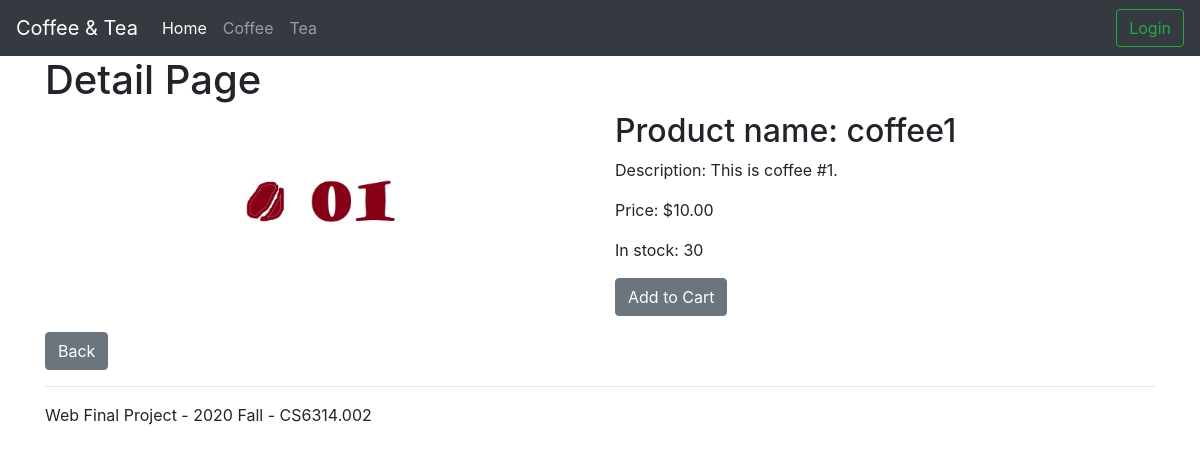
The app's page /detail.php?pid=11 with its own data.
### tables this page shows
CREATE TABLE PRODUCT (
	ProductID	INT AUTO_INCREMENT,
	Name		VARCHAR(50) NOT NULL,
	Price		DECIMAL(10, 2) NOT NULL,
	Num	        INT NOT NULL,
	Category	VARCHAR(50) NOT NULL,
	Description	VARCHAR(200),
	Image		VARCHAR(50),
	Removed		INT NOT NULL DEFAULT 0,	
	PRIMARY KEY (ProductID)
);

### detail.php (the view, shortened to what this page needs)
<!DOCTYPE html>
<html lang="en">
<?php include "partial/header.php"; ?>
<?php
if ($_SERVER["REQUEST_METHOD"] == "GET") {
    if ($_GET["pid"]) {
        $pid = $_GET['pid'];
    } else {
        header("Location: index.php");
    }
}
$ini = parse_ini_file("info.ini");
$conn = mysqli_connect($ini["servername"], $ini["username"], $ini["password"], $ini["dbname"], $ini["portid"]);
$sql = "SELECT * FROM product WHERE ProductID=$pid";
$result = mysqli_query($conn, $sql);
if ($result != null) {
    $row = $result->fetch_assoc();
?>
    <body>
        <?php include "partial/navbar.php"; ?>
        <main>
            <div class="container">
                <h1>Detail Page</h1>
                <div class="row justify-content-center" id="coffee-row">
                    <div class="col-md-4">
                        <img class="item-img" src="img/<?php echo $row["Image"]; ?>" alt="<?php echo $row["Image"]; ?>">
                    </div>
                    <div class="col-md-4">
                        <h2>Product name: <?php echo $row["Name"]; ?></h2>
                        <p>Description: <?php echo $row["Description"]; ?></p>
                        <p>Price: $<?php echo $row["Price"]; ?></p>
                        <p>In stock: <?php echo $row["Num"]; ?></p>
                        <p><a class="btn btn-secondary" href="add_cart.php?pid=<?php echo $pid; ?>">Add to Cart</a></p>
                    </div>
                </div>
                <div class="row justify-content-start">
                    <div class="col-md-4">
                        <a class="btn btn-secondary" href="index.php">Back</a>
                    </div>
                </div>
            </div>
        </main>
        <footer class="container">
            <hr>
            <p>Web Final Project - 2020 Fall - CS6314.002</p>
        </footer>
    </body>
<?php
}
?>
</html>

### css/index.css (style rules this page uses)
body { padding-top: 3.5rem; }
.item-img { float: left; width: 200px; padding-right: 1rem; }

### records on screen
product: Image (picture), Name "coffee1", Description "This is coffee #1.", Price "10.00", Num "30"
